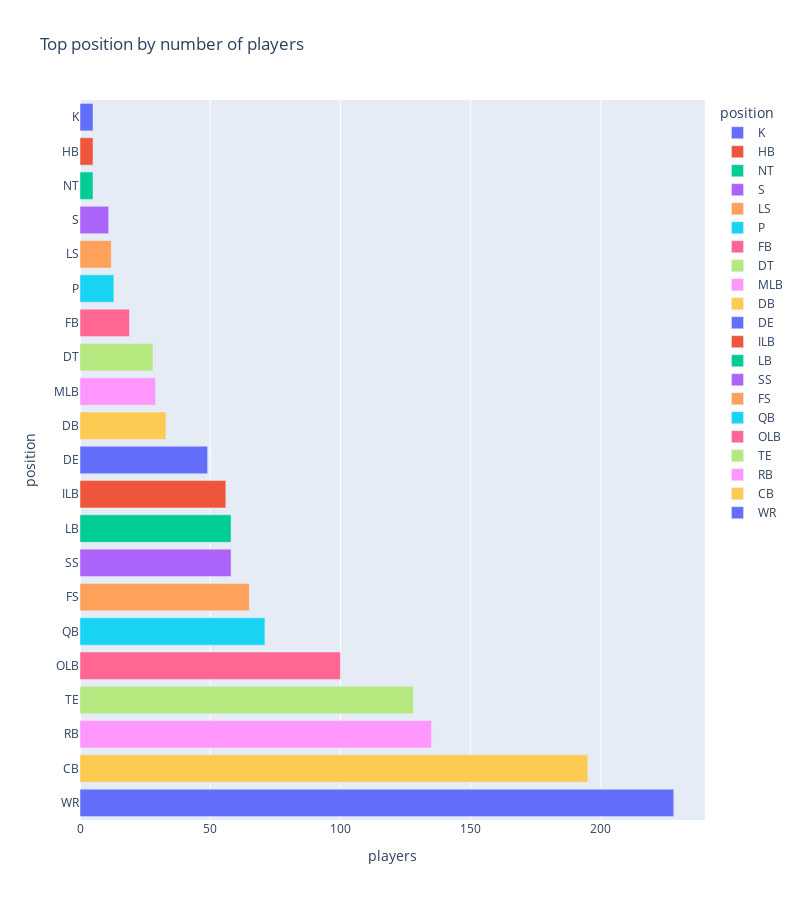

The cell this chart's notebook holds for it:
### Code cell
player = players['position'].value_counts().reset_index()
player.columns = ['position', 'players']
player = player.sort_values('players')

fig = px.bar(
    player, 
    y='position', 
    x="players", 
    orientation='h', 
    title='Top position by number of players', 
    height=900, 
    width=800,
    color = 'position'
)

fig.show()

### Figure 1 — Plotly figure (JSON) as saved in the notebook; plotly's stock layout.template omitted (floating-point values rounded to 4 significant figures)
{"data": [{"alignmentgroup": "True", "hovertemplate": "position=%{y}<br>players=%{x}<extra></extra>", "legendgroup": "K", "marker": {"color": "#636efa"}, "name": "K", "offsetgroup": "K", "orientation": "h", "showlegend": true, "textposition": "auto", "type": "bar", "x": [5], "xaxis": "x", "y": ["K"], "yaxis": "y"}, {"alignmentgroup": "True", "hovertemplate": "position=%{y}<br>players=%{x}<extra></extra>", "legendgroup": "HB", "marker": {"color": "#EF553B"}, "name": "HB", "offsetgroup": "HB", "orientation": "h", "showlegend": true, "textposition": "auto", "type": "bar", "x": [5], "xaxis": "x", "y": ["HB"], "yaxis": "y"}, {"alignmentgroup": "True", "hovertemplate": "position=%{y}<br>players=%{x}<extra></extra>", "legendgroup": "NT", "marker": {"color": "#00cc96"}, "name": "NT", "offsetgroup": "NT", "orientation": "h", "showlegend": true, "textposition": "auto", "type": "bar", "x": [5], "xaxis": "x", "y": ["NT"], "yaxis": "y"}, {"alignmentgroup": "True", "hovertemplate": "position=%{y}<br>players=%{x}<extra></extra>", "legendgroup": "S", "marker": {"color": "#ab63fa"}, "name": "S", "offsetgroup": "S", "orientation": "h", "showlegend": true, "textposition": "auto", "type": "bar", "x": [11], "xaxis": "x", "y": ["S"], "yaxis": "y"}, {"alignmentgroup": "True", "hovertemplate": "position=%{y}<br>players=%{x}<extra></extra>", "legendgroup": "LS", "marker": {"color": "#FFA15A"}, "name": "LS", "offsetgroup": "LS", "orientation": "h", "showlegend": true, "textposition": "auto", "type": "bar", "x": [12], "xaxis": "x", "y": ["LS"], "yaxis": "y"}, {"alignmentgroup": "True", "hovertemplate": "position=%{y}<br>players=%{x}<extra></extra>", "legendgroup": "P", "marker": {"color": "#19d3f3"}, "name": "P", "offsetgroup": "P", "orientation": "h", "showlegend": true, "textposition": "auto", "type": "bar", "x": [13], "xaxis": "x", "y": ["P"], "yaxis": "y"}, {"alignmentgroup": "True", "hovertemplate": "position=%{y}<br>players=%{x}<extra></extra>", "legendgroup": "FB", "marker": {"color": "#FF6692"}, "name": "FB", "offsetgroup": "FB", "orientation": "h", "showlegend": true, "textposition": "auto", "type": "bar", "x": [19], "xaxis": "x", "y": ["FB"], "yaxis": "y"}, {"alignmentgroup": "True", "hovertemplate": "position=%{y}<br>players=%{x}<extra></extra>", "legendgroup": "DT", "marker": {"color": "#B6E880"}, "name": "DT", "offsetgroup": "DT", "orientation": "h", "showlegend": true, "textposition": "auto", "type": "bar", "x": [28], "xaxis": "x", "y": ["DT"], "yaxis": "y"}, {"alignmentgroup": "True", "hovertemplate": "position=%{y}<br>players=%{x}<extra></extra>", "legendgroup": "MLB", "marker": {"color": "#FF97FF"}, "name": "MLB", "offsetgroup": "MLB", "orientation": "h", "showlegend": true, "textposition": "auto", "type": "bar", "x": [29], "xaxis": "x", "y": ["MLB"], "yaxis": "y"}, {"alignmentgroup": "True", "hovertemplate": "position=%{y}<br>players=%{x}<extra></extra>", "legendgroup": "DB", "marker": {"color": "#FECB52"}, "name": "DB", "offsetgroup": "DB", "orientation": "h", "showlegend": true, "textposition": "auto", "type": "bar", "x": [33], "xaxis": "x", "y": ["DB"], "yaxis": "y"}, {"alignmentgroup": "True", "hovertemplate": "position=%{y}<br>players=%{x}<extra></extra>", "legendgroup": "DE", "marker": {"color": "#636efa"}, "name": "DE", "offsetgroup": "DE", "orientation": "h", "showlegend": true, "textposition": "auto", "type": "bar", "x": [49], "xaxis": "x", "y": ["DE"], "yaxis": "y"}, {"alignmentgroup": "True", "hovertemplate": "position=%{y}<br>players=%{x}<extra></extra>", "legendgroup": "ILB", "marker": {"color": "#EF553B"}, "name": "ILB", "offsetgroup": "ILB", "orientation": "h", "showlegend": true, "textposition": "auto", "type": "bar", "x": [56], "xaxis": "x", "y": ["ILB"], "yaxis": "y"}, {"alignmentgroup": "True", "hovertemplate": "position=%{y}<br>players=%{x}<extra></extra>", "legendgroup": "LB", "marker": {"color": "#00cc96"}, "name": "LB", "offsetgroup": "LB", "orientation": "h", "showlegend": true, "textposition": "auto", "type": "bar", "x": [58], "xaxis": "x", "y": ["LB"], "yaxis": "y"}, {"alignmentgroup": "True", "hovertemplate": "position=%{y}<br>players=%{x}<extra></extra>", "legendgroup": "SS", "marker": {"color": "#ab63fa"}, "name": "SS", "offsetgroup": "SS", "orientation": "h", "showlegend": true, "textposition": "auto", "type": "bar", "x": [58], "xaxis": "x", "y": ["SS"], "yaxis": "y"}, {"alignmentgroup": "True", "hovertemplate": "position=%{y}<br>players=%{x}<extra></extra>", "legendgroup": "FS", "marker": {"color": "#FFA15A"}, "name": "FS", "offsetgroup": "FS", "orientation": "h", "showlegend": true, "textposition": "auto", "type": "bar", "x": [65], "xaxis": "x", "y": ["FS"], "yaxis": "y"}, {"alignmentgroup": "True", "hovertemplate": "position=%{y}<br>players=%{x}<extra></extra>", "legendgroup": "QB", "marker": {"color": "#19d3f3"}, "name": "QB", "offsetgroup": "QB", "orientation": "h", "showlegend": true, "textposition": "auto", "type": "bar", "x": [71], "xaxis": "x", "y": ["QB"], "yaxis": "y"}, {"alignmentgroup": "True", "hovertemplate": "position=%{y}<br>players=%{x}<extra></extra>", "legendgroup": "OLB", "marker": {"color": "#FF6692"}, "name": "OLB", "offsetgroup": "OLB", "orientation": "h", "showlegend": true, "textposition": "auto", "type": "bar", "x": [100], "xaxis": "x", "y": ["OLB"], "yaxis": "y"}, {"alignmentgroup": "True", "hovertemplate": "position=%{y}<br>players=%{x}<extra></extra>", "legendgroup": "TE", "marker": {"color": "#B6E880"}, "name": "TE", "offsetgroup": "TE", "orientation": "h", "showlegend": true, "textposition": "auto", "type": "bar", "x": [128], "xaxis": "x", "y": ["TE"], "yaxis": "y"}, {"alignmentgroup": "True", "hovertemplate": "position=%{y}<br>players=%{x}<extra></extra>", "legendgroup": "RB", "marker": {"color": "#FF97FF"}, "name": "RB", "offsetgroup": "RB", "orientation": "h", "showlegend": true, "textposition": "auto", "type": "bar", "x": [135], "xaxis": "x", "y": ["RB"], "yaxis": "y"}, {"alignmentgroup": "True", "hovertemplate": "position=%{y}<br>players=%{x}<extra></extra>", "legendgroup": "CB", "marker": {"color": "#FECB52"}, "name": "CB", "offsetgroup": "CB", "orientation": "h", "showlegend": true, "textposition": "auto", "type": "bar", "x": [195], "xaxis": "x", "y": ["CB"], "yaxis": "y"}, {"alignmentgroup": "True", "hovertemplate": "position=%{y}<br>players=%{x}<extra></extra>", "legendgroup": "WR", "marker": {"color": "#636efa"}, "name": "WR", "offsetgroup": "WR", "orientation": "h", "showlegend": true, "textposition": "auto", "type": "bar", "x": [228], "xaxis": "x", "y": ["WR"], "yaxis": "y"}], "layout": {"barmode": "relative", "height": 900, "legend": {"title": {"text": "position"}, "tracegroupgap": 0}, "title": {"text": "Top position by number of players"}, "width": 800, "xaxis": {"anchor": "y", "domain": [0, 1], "title": {"text": "players"}}, "yaxis": {"anchor": "x", "categoryarray": ["WR", "CB", "RB", "TE", "OLB", "QB", "FS", "SS", "LB", "ILB", "DE", "DB", "MLB", "DT", "FB", "P", "LS", "S", "NT", "HB", "K"], "categoryorder": "array", "domain": [0, 1], "title": {"text": "position"}}}}
